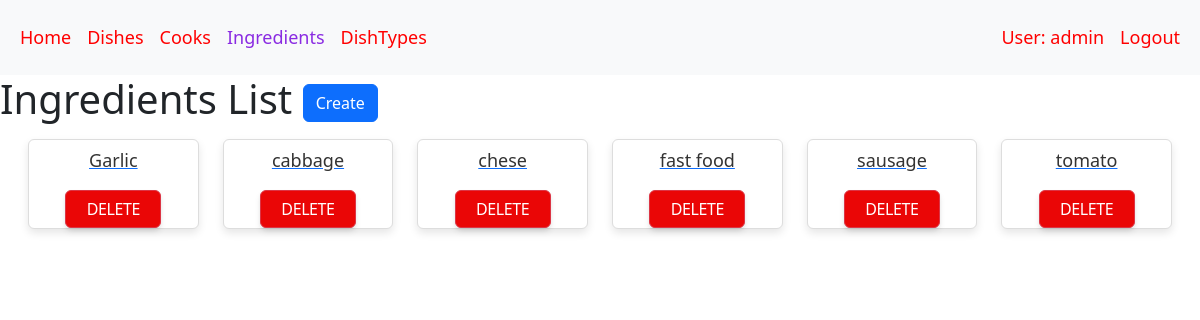
The app's page /ingredients (signed in), older data.
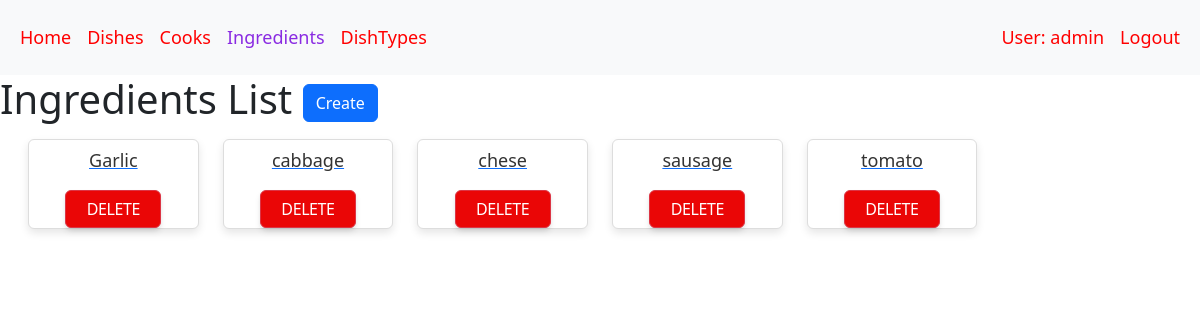
The same page, newer data.
### restaurant/models.py (models this page shows, shortened)
class Ingredient(models.Model):
    name = models.CharField(max_length=255, unique=True)
    class Meta:
        ordering = ["name"]

### restaurant/views.py (the view)
class IngredientListView(LoginRequiredMixin, generic.ListView):
    model = Ingredient
    context_object_name = "ingredient_list"
    template_name = "restaurant/ingredient_list.html"
    paginate_by = 18

### templates/restaurant/ingredient_list.html
{% extends "base.html" %}
{% load crispy_forms_filters %}
{% block content %}
  <h1>
    Ingredients List
    <a href="{% url 'restaurant:ingredient-create' %}" class="btn btn-primary link-to-page">
      Create
    </a>
  </h1>
  <div class="row">
    {% if ingredient_list %}
      {% for ingredient in ingredient_list %}
        <div class="col-md-2">
          <div class="card mb-3 mini-card align-items-center">
            <a href="{% url 'restaurant:index' %}">
              <div class="card-body">
                <h5 class="card-title mini-card-title">{{ ingredient.name }}</h5>
              </div>
            </a>
          <a href="{% url 'restaurant:ingredient-delete' pk=ingredient.id %}" class="btn btn-danger delete">
            Delete
          </a>
          </div>
        </div>
      {% endfor %}
    {% else %}
      <p>There are no ingredients in the service.</p>
    {% endif %}
  </div>
{% endblock %}

Row changes from the older to the newer data that the page shows:
removed Ingredient: name "fast food"
